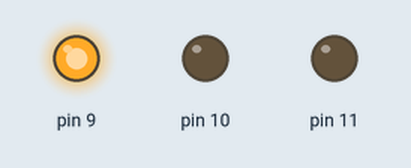
The sketch below on a simulated Arduino Uno, built with avr-gcc and run on an emulated ATmega328P. Parts: output pins drawn as LEDs (lit = HIGH).

Above: at 0.5 s.
At 1.7 s:
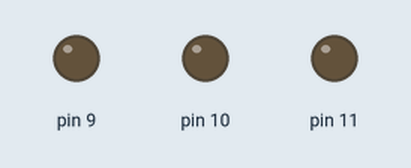
At 2.1 s:
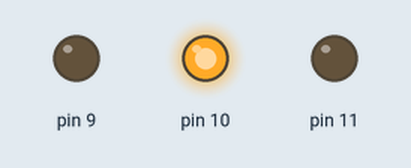
At 5.7 s:
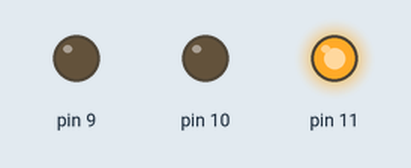
Timing chart, 0 to 6.9 s (numbered marks = the images above):
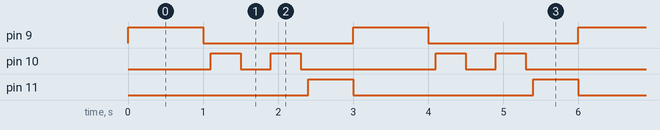

The sketch:

sketch_jan15d.ino
```cpp
void setup() {
  pinMode(9 , OUTPUT);
  pinMode(10 , OUTPUT);
  pinMode(11 , OUTPUT);

}

void loop() {
  digitalWrite(9 , HIGH);
  delay(1000);
  digitalWrite(9 , LOW);
  delay(100);
  digitalWrite(10 , HIGH);
  delay(400);
  digitalWrite(10 , LOW);
  delay(400);
  digitalWrite(10 , HIGH);
  delay(400);
  digitalWrite(10 , LOW);
  delay(100);
  digitalWrite(11 , HIGH);
  delay(600);
  digitalWrite(11 , LOW);
}
```

Measured:
- by itself, pin 9: alternates HIGH for 1.0 s and LOW for 2.0 s
- by itself, pin 10: repeats every 3.0 s: LOW 0.40 s, HIGH 0.40 s, LOW 1.8 s, HIGH 0.40 s
- by itself, pin 11: alternates HIGH for 0.60 s and LOW for 2.4 s
